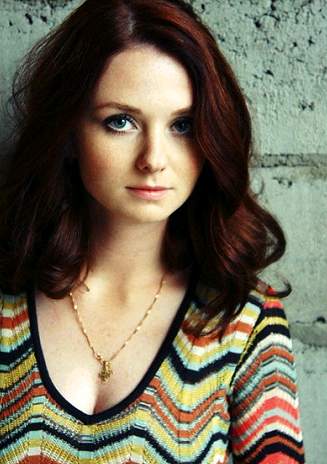
//> input picture Feature/snake/snake/K.png, 327 x 464 px
$ ./snake   (built with g++ and OpenCV 4)
//> lines starting //> are read from the running program, lines starting //| are printed output that depends on the picture; after the words box and inside, x2 and y2 are one past the last pixel; in counts of white or black regions, pixels touching at a corner belong together
// snake.cpp : 定义控制台应用程序的入口点。
//

#include "stdafx.h"
#include <iostream>
#include <string.h>
#include <cxcore.h>
#include <cv.h>
#include <highgui.h>
#include <fstream>

IplImage *image = 0 ; //原始图像
IplImage *image2 = 0 ; //原始图像copy

using namespace std;
int Thresholdness = 141;
int ialpha = 20;
int ibeta=20;
int igamma=20;

void onChange(int pos)
{
//> called with pos = 0

	if(image2) cvReleaseImage(&image2);
	if(image) cvReleaseImage(&image);

	image2 = cvLoadImage("K.png",1); //显示图片
//> image2 is the input picture: 464 rows x 327 cols, CV_8UC3; mean B, G, R 88.2, 107.6, 114.7
	image= cvLoadImage("K.png",0);
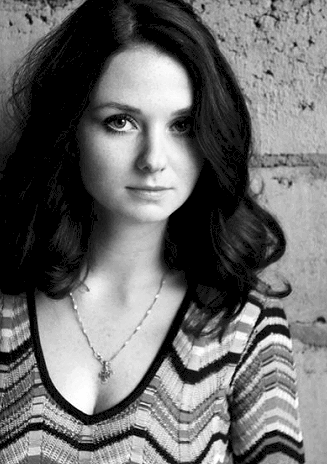
//> image: 464 rows x 327 cols, CV_8UC1; min 0, max 255, mean 107.8

	cvThreshold(image,image,Thresholdness,255,CV_THRESH_BINARY); //分割域值
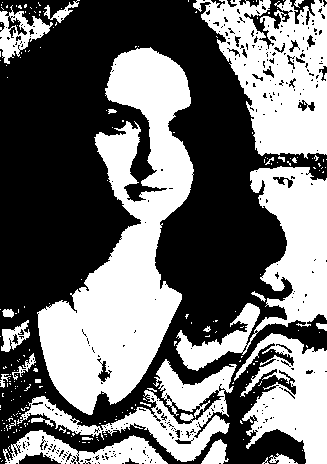
//> image: 464 rows x 327 cols, CV_8UC1; 44.7% white; 215 white regions (190 under 20 px)

	CvMemStorage* storage = cvCreateMemStorage(0);
	CvSeq* contours = 0;

	cvFindContours( image, storage, &contours, sizeof(CvContour), //寻找初始化轮廓
		CV_RETR_EXTERNAL , CV_CHAIN_APPROX_SIMPLE );
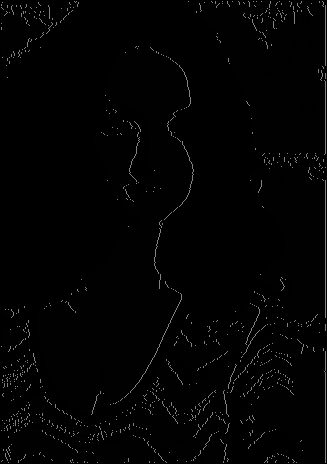
//> image: 464 rows x 327 cols, CV_8UC1; min 0, max 130, mean 3
//> contours = 205 contours, 188 with area under 20; largest, box (x1, y1, x2, y2) and area: (37, 47, 194, 415) 25412, (193, 1, 326, 159) 12676, (176, 166, 326, 371) 9683, (234, 333, 326, 463) 6282, (17, 359, 237, 462) 6039

	if(!contours) return ;
	int length = contours->total;
//> length = 1
	if(length<10) return ;
	CvPoint* point = new CvPoint[length]; //分配轮廓点

	CvSeqReader reader;
	CvPoint pt= cvPoint(0,0);;
	CvSeq *contour2=contours;

	cvStartReadSeq(contour2, &reader);
	for (int i = 0; i < length; i++)
	{
		CV_READ_SEQ_ELEM(pt, reader);
		point[i]=pt;
	}
	cvReleaseMemStorage(&storage);

	//显示轮廓曲线
	for(int i=0;i<length;i++)
	{
		int j = (i+1)%length;
		cvLine( image2, point[i],point[j],CV_RGB( 0, 0, 255 ),1,8,0 );
	}

	float alpha=ialpha/100.0f;
	float beta=ibeta/100.0f;
	float gamma=igamma/100.0f;

	CvSize size;
	size.width=3;
	size.height=3;
	CvTermCriteria criteria;
	criteria.type=CV_TERMCRIT_ITER;
	criteria.max_iter=1000;
	criteria.epsilon=0.1;
	cvSnakeImage( image, point,length,&alpha,&beta,&gamma,CV_VALUE,size,criteria,0 );

	//显示曲线
	for(int i=0;i<length;i++)
	{
		int j = (i+1)%length;
		cvLine( image2, point[i],point[j],CV_RGB( 0, 255, 0 ),1,8,0 );
	}
	delete []point;

}


int _tmain(int argc, _TCHAR* argv[])
{
	cvNamedWindow("win1",0);
	cvCreateTrackbar("Thd", "win1", &Thresholdness, 255, onChange);
	cvCreateTrackbar("alpha", "win1", &ialpha, 100, onChange);
	cvCreateTrackbar("beta", "win1", &ibeta, 100, onChange);
	cvCreateTrackbar("gamma", "win1", &igamma, 100, onChange);
	cvResizeWindow("win1",300,500);
	onChange(0);

	for(;;)
	{
		if(cvWaitKey(40)==27) break;
//> the Esc key is pressed
		cvShowImage("win1",image2);
	}
	return 0;
}
